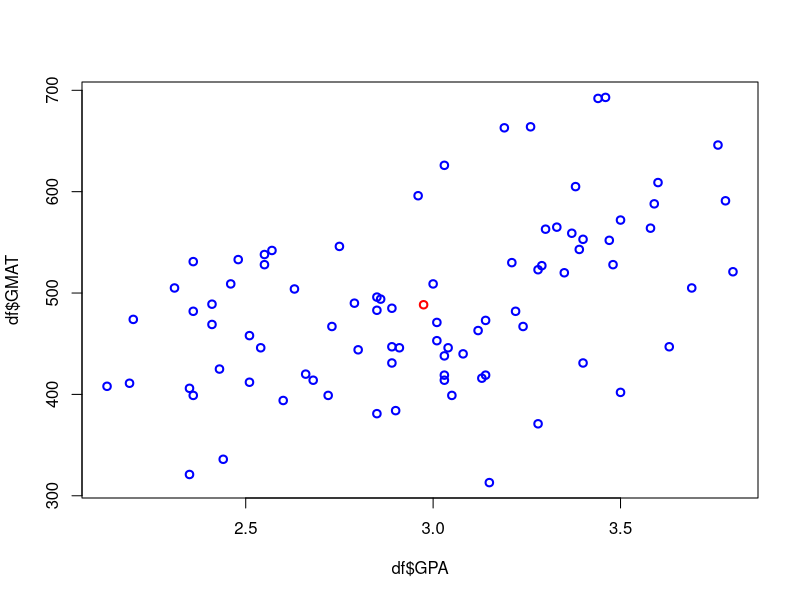

Here is the R script that generated this plot:
df <- read.table("./T11-6.dat", header=F, sep='')
head(df)
colnames(df) <- c('GPA', 'GMAT', 'POP')
head(df)
summary(df)
colMeans(df)

pdf('./centrality.pdf')
plot(df$GPA, df$GMAT, col='blue', lwd=2)
points(2.974588, 488.447059, col='red', lwd=2)
dev.off()

n <- nrow(df)

##### check the denominator ######
var1 <- 0
mean1 <- mean(df[,1])

for(i in 1:n){
	var1 <- var1 + (df[i,1]-mean1)^2/n
}

var2 <- 0
for(i in 1:n){
	var2 <- var2 + (df[i,1]-mean1)^2/(n-1)
}


